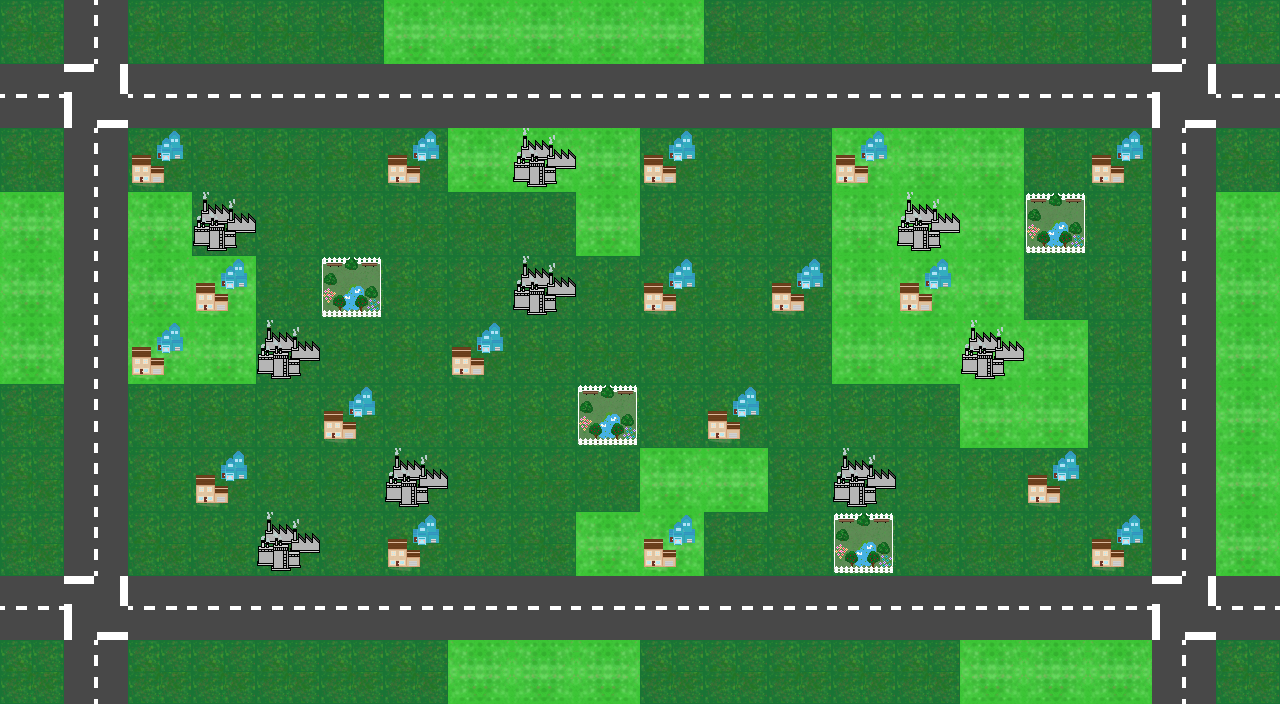

This is a level from a 2D game, rendered from its Tiled map with the project's own tilesets. A one-line summary and the complete map file follow:
An orthogonal 20x11 tile map with 64x64 px tiles, 3 tile layers (Ground, Roads, Buildings), 2 hidden layers not drawn.

<map version="1.0" orientation="orthogonal" renderorder="right-down" width="20" height="11" tilewidth="64" tileheight="64" nextobjectid="5">
 <tileset firstgid="1" name="spritesheet" tilewidth="64" tileheight="64" tilecount="64" columns="8">
  <image source="spritesheet.png" width="512" height="512" />
  <tile id="54">
   <properties>
    <property name="costs" type="int" value="0" />
    <property name="costsPerCitizen" type="float" value="0.5" />
    <property name="pollution" type="float" value="-0.03" />
   </properties>
  </tile>
  <tile id="59">
   <properties>
    <property name="costs" type="int" value="200" />
    <property name="maxPopulation" type="int" value="100" />
   </properties>
  </tile>
  <tile id="62">
   <properties>
    <property name="costs" type="int" value="700" />
    <property name="maxJobs" type="int" value="200" />
    <property name="pollution" type="float" value="0.05" />
    <property name="profit" type="int" value="7000" />
   </properties>
  </tile>
  <tile id="63">
   <properties>
    <property name="costs" type="int" value="300" />
    <property name="pollution" type="float" value="-0.03" />
   </properties>
  </tile>
 </tileset>
 <layer name="Ground" width="20" height="11">
  <data encoding="csv">
2,2,2,2,2,2,8,8,8,8,8,2,2,2,2,2,2,2,2,2,
2,2,2,2,2,2,2,8,8,8,8,2,2,2,8,8,2,2,2,2,
2,2,2,2,2,2,2,8,8,8,2,2,2,8,8,8,2,2,2,2,
8,8,8,2,2,2,2,2,2,8,2,2,2,8,8,8,2,2,8,8,
8,8,8,8,2,2,2,2,2,2,2,2,2,8,8,8,2,2,8,8,
8,8,8,8,2,2,2,2,2,2,2,2,2,8,8,8,8,2,8,8,
2,2,2,2,2,2,2,2,2,2,2,2,2,2,2,8,8,2,8,8,
2,2,2,2,2,2,2,2,2,2,8,8,2,2,2,2,2,2,8,8,
2,2,2,2,2,2,2,2,2,8,8,2,2,2,2,2,2,2,2,8,
2,2,2,2,2,2,2,8,8,8,2,2,2,2,2,2,2,2,8,8,
2,2,2,2,2,2,2,8,8,8,2,2,2,2,2,8,8,8,8,2
</data>
 </layer>
 <layer name="Roads" width="20" height="11">
  <data encoding="csv">
0,4,0,0,0,0,0,0,0,0,0,0,0,0,0,0,0,0,4,0,
5,6,5,5,5,5,5,5,5,5,5,5,5,5,5,5,5,5,6,5,
0,4,0,0,0,0,0,0,0,0,0,0,0,0,0,0,0,0,4,0,
0,4,0,0,0,0,0,0,0,0,0,0,0,0,0,0,0,0,4,0,
0,4,0,0,0,0,0,0,0,0,0,0,0,0,0,0,0,0,4,0,
0,4,0,0,0,0,0,0,0,0,0,0,0,0,0,0,0,0,4,0,
0,4,0,0,0,0,0,0,0,0,0,0,0,0,0,0,0,0,4,0,
0,4,0,0,0,0,0,0,0,0,0,0,0,0,0,0,0,0,4,0,
0,4,0,0,0,0,0,0,0,0,0,0,0,0,0,0,0,0,4,0,
5,6,5,5,5,5,5,5,5,5,5,5,5,5,5,5,5,5,6,5,
0,4,0,0,0,0,0,0,0,0,0,0,0,0,0,0,0,0,4,0
</data>
 </layer>
 <layer name="Buildings" width="20" height="11">
  <data encoding="csv">
0,0,0,0,0,0,0,0,0,0,0,0,0,0,0,0,0,0,0,0,
0,0,0,0,0,0,0,0,0,0,0,0,0,0,0,0,0,0,0,0,
0,0,60,0,0,0,60,0,63,0,60,0,0,60,0,0,0,60,0,0,
0,0,0,63,0,0,0,0,0,0,0,0,0,0,63,0,55,0,0,0,
0,0,0,60,0,55,0,0,63,0,60,0,60,0,60,0,0,0,0,0,
0,0,60,0,63,0,0,60,0,0,0,0,0,0,0,63,0,0,0,0,
0,0,0,0,0,60,0,0,0,55,0,60,0,0,0,0,0,0,0,0,
0,0,0,60,0,0,63,0,0,0,0,0,0,63,0,0,60,0,0,0,
0,0,0,0,63,0,60,0,0,0,60,0,0,55,0,0,0,60,0,0,
0,0,0,0,0,0,0,0,0,0,0,0,0,0,0,0,0,0,0,0,
0,0,0,0,0,0,0,0,0,0,0,0,0,0,0,0,0,0,0,0
</data>
 </layer>
 <layer name="BuildingSpots" width="20" height="11" visible="0">
  <data encoding="csv">
0,0,0,0,0,0,0,0,0,0,0,0,0,0,0,0,0,0,0,0,
0,0,0,0,0,0,0,0,0,0,0,0,0,0,0,0,0,0,0,0,
0,0,1,1,1,1,1,1,1,1,1,1,1,1,1,1,1,1,0,0,
0,0,1,1,1,1,1,1,1,1,1,1,1,1,1,1,1,1,0,0,
0,0,1,1,1,1,1,1,1,1,1,1,1,1,1,1,1,1,0,0,
0,0,1,1,1,1,1,1,1,1,1,1,1,1,1,1,1,1,0,0,
0,0,1,1,1,1,1,1,1,1,1,1,1,1,1,1,1,1,0,0,
0,0,1,1,1,1,1,1,1,1,1,1,1,1,1,1,1,1,0,0,
0,0,1,1,1,1,1,1,1,1,1,1,1,1,1,1,1,1,0,0,
0,0,0,0,0,0,0,0,0,0,0,0,0,0,0,0,0,0,0,0,
0,0,0,0,0,0,0,0,0,0,0,0,0,0,0,0,0,0,0,0
</data>
 </layer>
 <layer name="Pollution" width="20" height="11" visible="0">
  <data encoding="csv">
7,7,7,7,7,7,7,7,7,7,7,7,7,7,7,7,7,7,7,7,
7,7,7,7,7,7,7,7,7,7,7,7,7,7,7,7,7,7,7,7,
7,7,7,7,7,7,7,7,7,7,7,7,7,7,7,7,7,7,7,7,
7,7,7,7,7,7,7,7,7,7,7,7,7,7,7,7,7,7,7,7,
7,7,7,7,7,7,7,7,7,7,7,7,7,7,7,7,7,7,7,7,
7,7,7,7,7,7,7,7,7,7,7,7,7,7,7,7,7,7,7,7,
7,7,7,7,7,7,7,7,7,7,7,7,7,7,7,7,7,7,7,7,
7,7,7,7,7,7,7,7,7,7,7,7,7,7,7,7,7,7,7,7,
7,7,7,7,7,7,7,7,7,7,7,7,7,7,7,7,7,7,7,7,
7,7,7,7,7,7,7,7,7,7,7,7,7,7,7,7,7,7,7,7,
7,7,7,7,7,7,7,7,7,7,7,7,7,7,7,7,7,7,7,7
</data>
 </layer>
</map>
